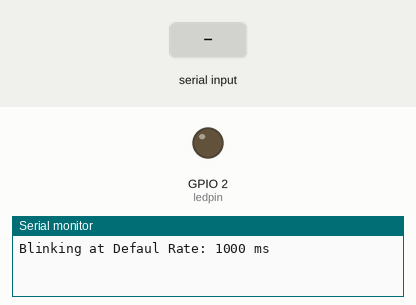
This program was run on a simulated ESP32. Parts: output pins drawn as LEDs (lit = HIGH), the last lines printed to the serial monitor. Dashed ring = blinking. The inputs (shaded band) are chosen by the test bench.

Above: at 1.2 s.
1.3 s: "5\n" received over Serial
At 2.9 s:
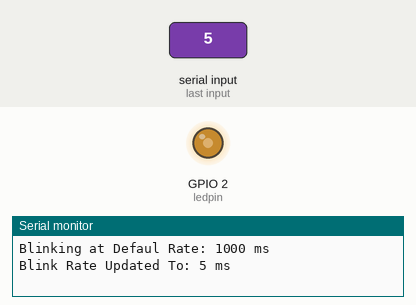
3.5 s: "90,45\n" received over Serial
At 3.82 s:
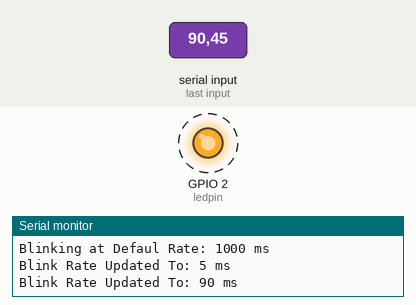
Timing chart, 0 to 12.5 s (numbered marks = the images above; inputs shaded):
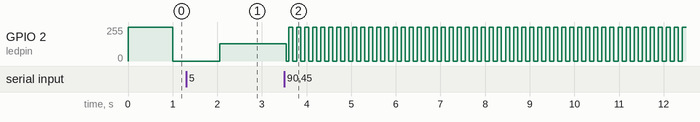

The program:

main.cpp
```cpp
// A FreeRTOS COde which Controls the Blinking of an LED on an ESP32 Board. The Blink Rate can be Updated Dynamically via Serial Input.
// The Code is Designed to Run on a Single Core of the ESP32, Demonstrating Task Management and Inter-task Communication in FreeRTOS.

#include <Arduino.h>
#include <stdlib.h>

// Setting up the CPU Core as UniCore from Dual Archi of Esp32.

#if CONFIG_FREERTOS_UNICORE
    static const BaseType_t app_cpu = 0;
#else
    static const BaseType_t app_cpu = 1;
  #endif

// Defining Pin and Rates for Blinking

const int ledpin = 2;
int rate = 1000;  // Default Blink Rate (1 sec).

void SerialTask(void *parameters){
  while(1){
    if(Serial.available() > 0){
      String input = Serial.readStringUntil('\n');
      input.trim(); //Remove any Leading or Trailing Whitespace
      int newrate  = input.toInt(); // Convert String to Integer
      rate = newrate > 0 ? newrate : rate; // Update Rate if Valid, else keep previous
      Serial.print("Blink Rate Updated To: ");
      Serial.print(rate);
      Serial.println(" ms");
    }
    vTaskDelay(100 / portTICK_PERIOD_MS); // Short Delay to Prevent Task Starvation
  }
}

void BlinkTask(void *parameters){
  while(1){
    digitalWrite(ledpin, HIGH);
    vTaskDelay(rate / portTICK_PERIOD_MS);
    digitalWrite(ledpin, LOW);
    vTaskDelay(rate / portTICK_PERIOD_MS);
  }
}

// Setup Function
void setup(){
  Serial.begin(115200);
  pinMode(ledpin, OUTPUT);

  Serial.print("Blinking at Defaul Rate: ");
  Serial.print(rate);
  Serial.println(" ms");

// Create Tasks
  xTaskCreatePinnedToCore(
    SerialTask,           // Function to implement the task
    "Serial Input Task", // Name of the task
    2048,                // Stack size in words
    NULL,               // Task input parameter
    2,                 // Priority of the task
    NULL,               // Task handle.
    app_cpu              // Core where the task should run
  );


  xTaskCreatePinnedToCore(
    BlinkTask,
    "Blink Task",
    1024,
    NULL,
    1, // Lower Priority than Serial Input Task.
    NULL,
    app_cpu
  );
}

void loop()
{
   // Empty Loop as Tasks are Running Independently
}
```

Measured:
- after the input at 3.5 s, GPIO 2 (ledpin): alternates 255/255 for 0.09 s and 0/255 for 0.09 s, starting at once
